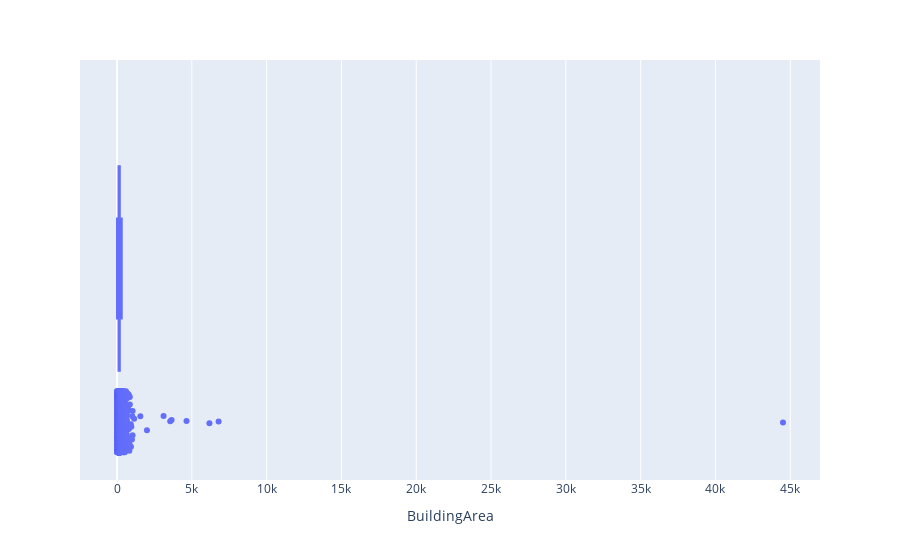

Notebook source saved alongside this figure:
### Code cell
import plotly.express as px

fig = px.box(df, x="BuildingArea", points="all")
fig.show()

### Figure 1 — Plotly figure (JSON) as saved in the notebook; plotly's stock layout.template omitted (floating-point values rounded to 4 significant figures; data arrays with more than 128 entries replaced by an {"elided": "..."} marker saying what was removed)
{"data": [{"alignmentgroup": "True", "boxpoints": "all", "hovertemplate": "BuildingArea=%{x}<extra></extra>", "legendgroup": "", "marker": {"color": "#636efa"}, "name": "", "notched": false, "offsetgroup": "", "orientation": "h", "showlegend": false, "type": "box", "x": {"elided": "34814 float values"}, "x0": " ", "xaxis": "x", "y0": " ", "yaxis": "y"}], "layout": {"boxmode": "group", "legend": {"tracegroupgap": 0}, "margin": {"t": 60}, "xaxis": {"anchor": "y", "domain": [0, 1], "title": {"text": "BuildingArea"}}, "yaxis": {"anchor": "x", "domain": [0, 1]}}}
